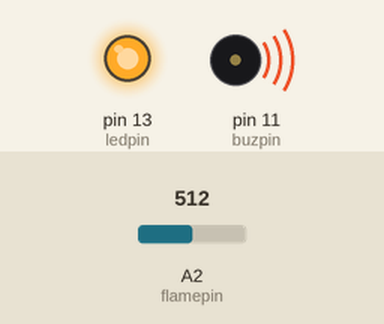
Recording of a sketch running on a simulated Arduino Uno, built with avr-gcc and run on an emulated ATmega328P. Parts: output pins drawn as LEDs (lit = HIGH), buzzer (waves = sounding). Inputs (shaded band) come from the test bench; at power-on: A2 (flamepin) = 512.

Above: at 1.8 s.
1.9 s: A2 (flamepin) set to 216
3.4 s: A2 (flamepin) set to 191
At 4.6 s:
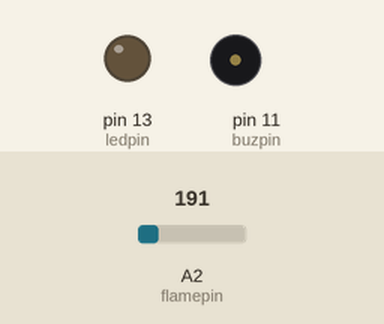
5.5 s: A2 (flamepin) set to 210
At 6.7 s:
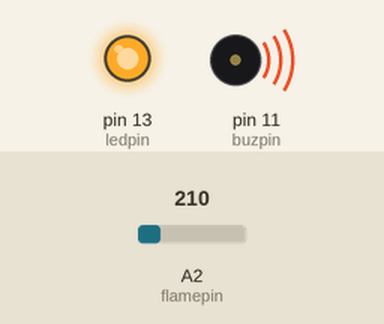
7.0 s: A2 (flamepin) set to 190
At 8.5 s:
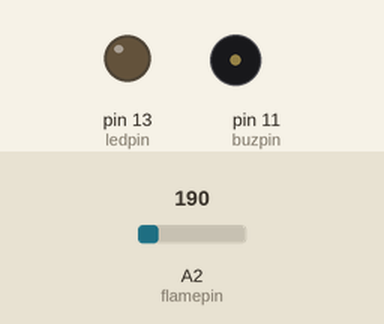
Timing chart, 0 to 10.0 s (numbered marks = the images above; inputs shaded):
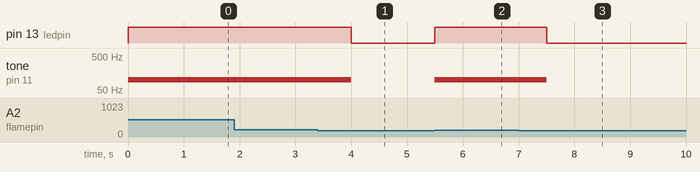

The sketch:

sketch_jul08d.ino
```cpp
const int ledpin=13; // ledpin,flamepin and buzpin are not changed throughout the process
const int flamepin=A2;
const int buzpin=11;
const int threshold=200;// sets threshold value for flame sensor
int flamesensvalue=0; // initialize flamesensor reading
void setup() {
Serial.begin(9600);
pinMode(ledpin,OUTPUT);
pinMode(flamepin,INPUT);
pinMode(buzpin,OUTPUT);
}
void loop() {
flamesensvalue=analogRead(flamepin); // reads analog data from flame sensor
if (flamesensvalue>=threshold) { // compares reading from flame sensor with the threshold value
digitalWrite(ledpin,HIGH); //turns on led and buzzer
tone(buzpin,100);
delay(1000); //stops program for 1 second
}
else{
digitalWrite(ledpin,LOW); //turns led off led and buzzer
noTone(buzpin);
}
}
```

Measured:
- the behaviour switches between 200 and 199 on A2 (flamepin) (found by bisection; images 0 and 1)
- after the input at 1.9 s, every drawn part: stays the same
- after the input at 3.4 s, pin 13 (ledpin): HIGH → LOW after 0.60 s; tone on pin 11 (buzpin): 100 Hz → silent after 0.60 s
- after the input at 5.5 s, pin 13 (ledpin): LOW → HIGH at once; tone on pin 11 (buzpin): silent → 100 Hz at once
- after the input at 7.0 s, pin 13 (ledpin): HIGH → LOW after 0.50 s; tone on pin 11 (buzpin): 100 Hz → silent after 0.50 s
